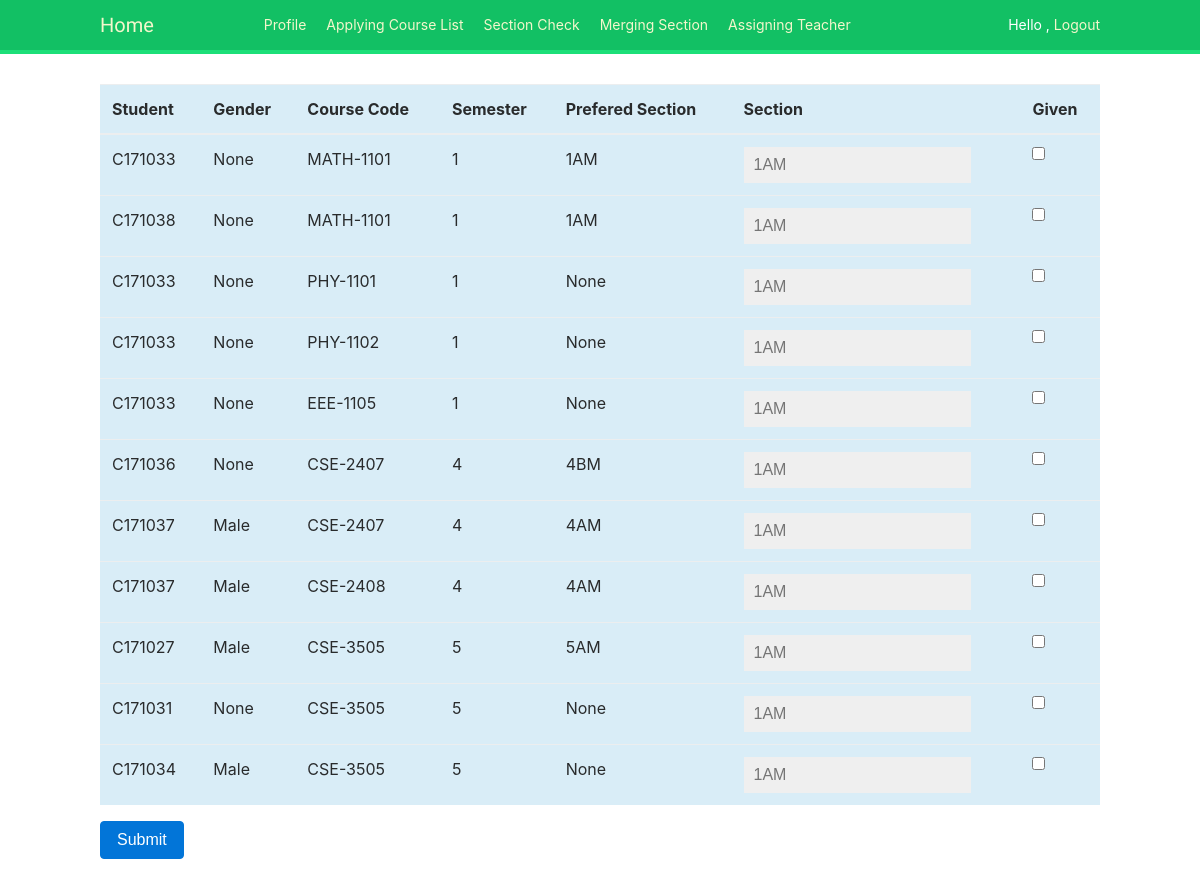
Screenshot of /teacher/applying-courses/ (signed in) with the database file from the repository.
### course/models.py (models this page shows, shortened)
class ApplyingCourse(models.Model):
	status_choices = (
    ('REGULAR', 'Regular'),
    ('IRREGULAR', 'Irregular'),
)
	student_id = models.ForeignKey(StudentProfile,
        on_delete=models.CASCADE,)
	teacher_id = models.ForeignKey(TeacherProfile,
        on_delete=models.CASCADE,null=True,blank=True)
	course_code = models.ForeignKey(CourseList,
        on_delete=models.CASCADE)
	status = models.CharField(max_length=10,choices=status_choices,default='REGULAR')
	semester = models.CharField(max_length=32,null=True,blank=True)
	section = models.CharField(max_length=5,null=True,blank=True)
	class Meta:
		verbose_name_plural = 'Applying Courses'
		ordering = ['course_code__semester','course_code','student_id']

class CourseList(models.Model):
	course_code = models.CharField(max_length=20)
	course_title = models.CharField(max_length=256)
	contact_hour = models.IntegerField()
	credit_hour = models.DecimalField(max_digits=5, decimal_places=2)
	prerequisite = models.CharField(max_length=10,blank=True, null= True)
	semester = models.IntegerField(null=True,blank=True)
	def __str__(self):
		return self.course_code
	class Meta:
		verbose_name_plural = 'All courses List'

### account/models.py (models this page shows)
class StudentProfile(models.Model):
    gender = (
    ('M', 'Male'),
    ('F', 'Female'),
)
    user = models.OneToOneField(User,on_delete=models.CASCADE)
    mobile = models.IntegerField(blank=True, null=True)
    email = models.EmailField(blank=True, null=True)
    address = models.CharField(max_length=256,blank=True, null=True)
    photo = models.ImageField(upload_to='users/%Y/%m/%d', blank=True)
    sex = models.CharField(max_length=10,choices=gender,default='Male',blank=True,null= True)
    semester = models.CharField(max_length=32)
    section = models.CharField(max_length=3)
    def __str__(self):
        return self.user.username

### teacher/views.py (the view, shortened to what this page needs)
@user_passes_test(lambda u: u.is_superuser)
def applying_courses(request):
	semester = SemesterSelection.objects.all()
	print(semester)
	courses = ApplyingCourse.objects.all()
	return render(request, 'teacher/applying_courses.html',{'applying_courses':courses})

### course/models.py (called while the page is built)
	def __str__(self):
		return self.semester

### teacher/templates/teacher/applying_courses.html (shortened to what this page needs)
{% extends "base.html" %}
{% block content %}
	<table class="table table-hover">
	    <thead>
	      <tr  class="table-info">
	        <th>Student</th>
	        <th>Gender</th>
	        <th>Course Code</th>
	        <th>Semester</th>
	        <th>Prefered Section</th>
	        <th>Section</th>
	        <th>Given</th>
	      </tr>
	    </thead>
	    <form method="POST">
	    <tbody>
	    	{% for course in applying_courses %}
		      <tr class="table-info">
		      	<td>{{course.student_id}}</td>
		      	<td>{{course.student_id.sex}}</td>
		        <td>{{course.course_code}}</td>
		        <td>{{course.course_code.semester}}</td>
		        <td>{{course.section}}</td>
		        <td>
		        	<input type="text" name="section" placeholder="1AM">
		        </td>
		        <td>
					<input type="checkbox" name="course" value="{{ course.course_code }} {{course.student_id}}">
				</td>
		      </tr>
		    {% endfor %}
		</tbody>
	</table>
	<div class="form-group">
		<button class="btn btn-primary " name="submit" type="submit">Submit</button>
	</div>
{% endblock %}

### account/templates/base.html (shortened to what this page needs)
{% load staticfiles %}
<!DOCTYPE html>
<html>
<head>
    <link href="{% static 'css/base.css' %}" rel="stylesheet">
    <link rel="stylesheet" type="text/css" href="{% static 'css/bootstrap.min.css' %}">
</head>
<body>
    <div id="header">
        <span class="logo">Home</span>
        {% if request.user.is_superuser %}
        <ul class="menu">
            <li {% if section == "home" %}class="selected"{% endif %}><a href="{% url 'home' %}">Profile</a></li>
            <li><a href="{% url 'applying_courses' %}">Applying Course List</a></li>
            <li><a href="{% url 'check_section' %}">Section Check</a></li>
            <li><a href="{% url 'merge_section' %}">Merging Section</a></li>
            <li><a href="{% url 'teacher_assign' %}">Assigning Teacher</a></li>
        </ul>
        {% elif request.user.is_active and request.user.is_staff %}
        <ul class="menu">
            <li {% if section == "home" %}class="selected"{% endif %}><a href="{% url 'home' %}">Profile</a></li>
            <li><a href="{% url 'upload_result' %}">Upload Result</a></li>
        </ul>
        {% elif request.user.is_authenticated %}
        <ul class="menu">
            <li {% if section == "home" %}class="selected"{% endif %}><a href="{% url 'home' %}">Profile</a></li>
            <li><a href="{% url 'pre_registration' %}">Pre Registration</a></li>
            <li><a href="{% url 'taken_courses' %}">Taken Courses</a></li>
        </ul>
        {% endif %}
        <span class="user">
        {% if request.user.is_authenticated %}
            Hello {{ request.user.first_name }}, <a href="{% url 'logout' %}">Logout</a>
        {% else %}
            <a href="{% url 'login' %}">Log-in</a>
        {% endif %}
        </span>
    </div>
    <div id="content">
        {% block content %}
        {% endblock %}
    </div>
</body>
</html>

### account/static/css/base.css (style rules this page uses)
body { margin:0; padding:0; font-family:helvetica, sans-serif; }
a { color:#12c064; text-decoration:none; }
#header { padding:10px 100px; font-size:14px; background:#12c064; color:#fff; border-bottom:4px solid #1cdf78; overflow:auto; }
#header .logo { font-family: 'Muli', sans-serif; float:left; color:#f3f7cc; font-size:20px; margin-right:10%; }
#header ul.menu { list-style:none; float:left; margin:0; padding:0; }
#header ul.menu li { float:left; padding:4px 10px; }
#header a { color:#f3f7cc; }
#header .user { float:right; padding-top:4px; }
#content { padding:30px 100px; }
form { overflow:auto; }
input, textarea { clear:both; float:left; margin:0 0 10px; background:#efefef; border:0; padding:6px 10px; font-size:14px; }
table { border-collapse: separate; border-spacing: 0 1em; }

### rows the page displays
ApplyingCourse: student_id "C171033", student_id.sex "None", course_code "MATH-1101", course_code.semester "1", section "1AM"
ApplyingCourse: student_id "C171038", student_id.sex "None", course_code "MATH-1101", course_code.semester "1", section "1AM"
ApplyingCourse: student_id "C171033", student_id.sex "None", course_code "PHY-1101", course_code.semester "1", section "None"
ApplyingCourse: student_id "C171033", student_id.sex "None", course_code "PHY-1102", course_code.semester "1", section "None"
ApplyingCourse: student_id "C171033", student_id.sex "None", course_code "EEE-1105", course_code.semester "1", section "None"
ApplyingCourse: student_id "C171036", student_id.sex "None", course_code "CSE-2407", course_code.semester "4", section "4BM"
ApplyingCourse: student_id "C171037", student_id.sex "Male", course_code "CSE-2407", course_code.semester "4", section "4AM"
ApplyingCourse: student_id "C171037", student_id.sex "Male", course_code "CSE-2408", course_code.semester "4", section "4AM"
ApplyingCourse: student_id "C171027", student_id.sex "Male", course_code "CSE-3505", course_code.semester "5", section "5AM"
ApplyingCourse: student_id "C171031", student_id.sex "None", course_code "CSE-3505", course_code.semester "5", section "None"
ApplyingCourse: student_id "C171034", student_id.sex "Male", course_code "CSE-3505", course_code.semester "5", section "None"
